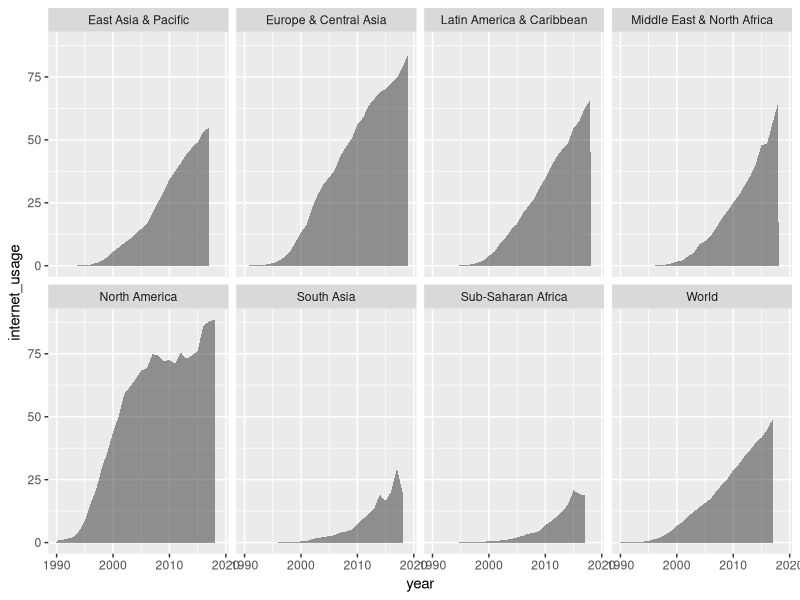

This chart was generated by the following R code:
library(tidyverse)

world_bank_areas <- read_csv("data/world_bank_areas.csv")

world_bank_areas %>% 
  ggplot(aes(x = year,
             y = internet_usage)) + 
  geom_area(alpha = .5) +
  facet_wrap(~ area, ncol = 4) +
  theme(
    # Code goes here
  )
